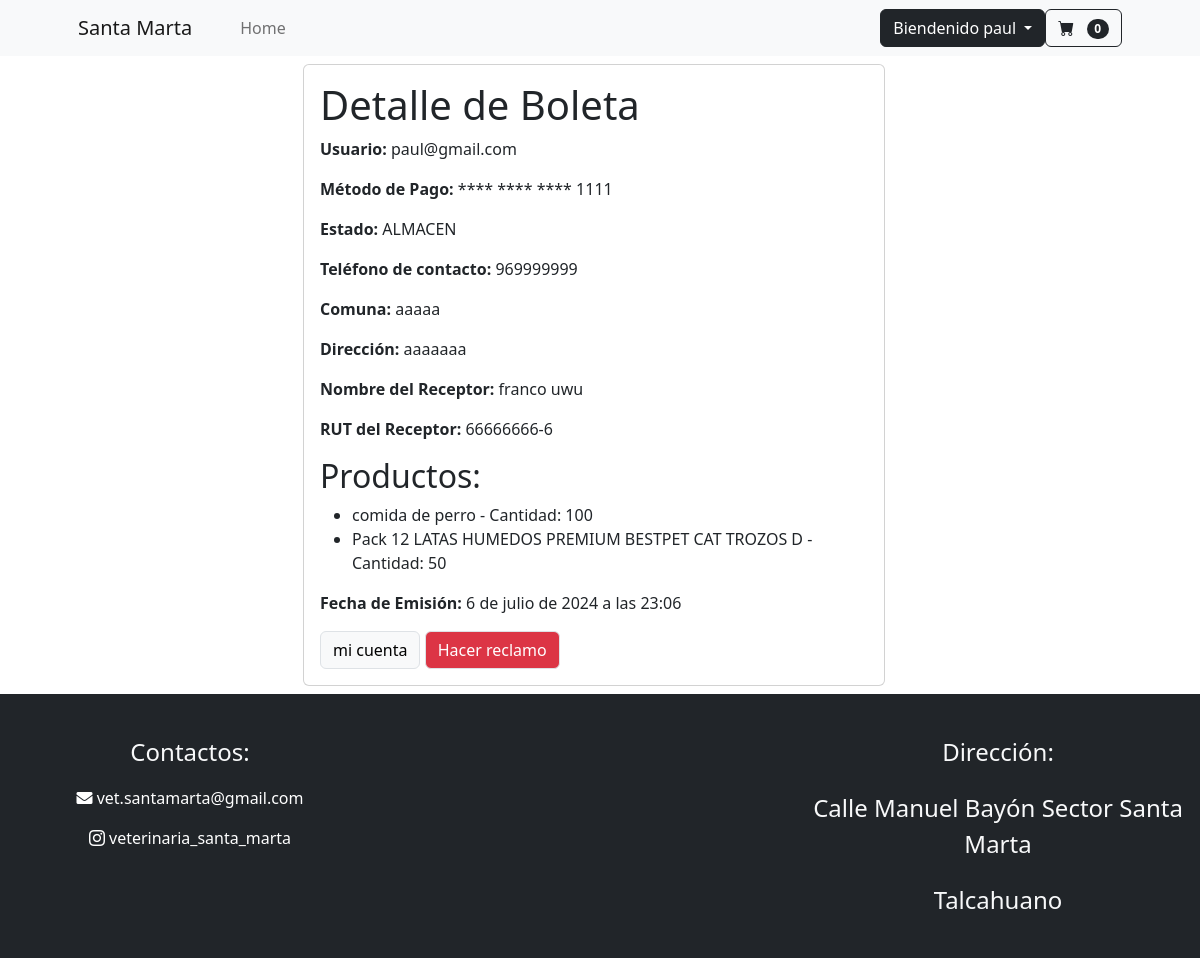
The app's page /ver_boleta/15 (signed in) with its own data.
### mi_web/models.py (models this page shows, shortened)
class Usuario(AbstractBaseUser,PermissionsMixin):
    run = models.CharField( "rut" ,max_length=10 ,primary_key=True )
    correo = models.EmailField("correo", max_length=150 , unique=True)
    nombre = models.CharField("nombre", max_length=50)
    apellido = models.CharField("apellido", max_length=50)
    telefono= models.CharField("telefono", max_length=9)
    comuna= models.CharField("comuna", max_length=50)
    direccion= models.CharField("direccion", max_length=50)
    is_staff = models.BooleanField("empleado",default=False)
    is_superuser = models.BooleanField("superuser",default=False)
    es_baneado = models.BooleanField("baneado", default=False)
    USERNAME_FIELD="correo"
    objects=Usuariomanager()
    REQUIRED_FIELDS=["run","nombre","apellido","telefono","comuna","direccion"]

class CarritoDeCompras(models.Model):
    user = models.OneToOneField(Usuario, on_delete=models.CASCADE )
    productos = models.ManyToManyField(producto, through='ItemCarrito')
    is_active = models.BooleanField(default=True)
    @property
    def cant(self):
        itens = ItemCarrito.objects.filter(carrito=self.pk)
        return len(itens)

class Boleta(models.Model):
    user = models.ForeignKey('Usuario', verbose_name=("Usuario") ,on_delete=models.DO_NOTHING)
    carritoDeCompra =  models.ForeignKey(CarritoDeCompras,verbose_name=("CarritoDeCompra") , on_delete=models.DO_NOTHING)
    metodoDePago = models.ForeignKey(Tarjeta , verbose_name=("Tarjeta") ,on_delete=models.DO_NOTHING)
    estado = models.CharField("estado",max_length=20, choices=ESTADO_ENVIO,default="ALMACEN")
    telefono2 = models.CharField("telefono2", max_length=9)
    comuna2 = models.CharField("comuna2", max_length=50)
    direccion2 = models.CharField("direccion2", max_length=50)
    fecha_emision = models.DateTimeField("fecha_emision",auto_now_add=True)
    rut_receptor = models.CharField("RUT del Receptor", max_length=12)
    nombre_receptor = models.CharField("Nombre del Receptor", max_length=100)

class Tarjeta(models.Model):
    uusuario=models.ForeignKey("mi_web.Usuario", verbose_name=("usuario"), on_delete=models.CASCADE , null=True)
    tarjeta_de_credito = models.IntegerField("numero tarjeta", unique=True)
    fecha_de_vencimiento = models.CharField("fecha vencimiento", max_length=50)
    codigo_de_seguridad = models.IntegerField("cv")
    def __str__(self):
        numero_str = str(self.tarjeta_de_credito)
        return f'**** **** **** {numero_str[-4:]}'

class ProductoBoleta(models.Model):
    boleta = models.ForeignKey(Boleta, on_delete=models.CASCADE)
    producto = models.CharField("producto",max_length=50)
    cantidad = models.PositiveIntegerField()

### mi_web/views.py (the view)
# urls.py: path('ver_boleta/<id>',login_required(views.ver_boleta),name='ver_boleta'),
@login_required
def ver_boleta(request,id):
    boleta = get_object_or_404(Boleta, id=id)
    productos_boleta = ProductoBoleta.objects.filter(boleta=boleta)
    datos = {
        "boleta": boleta,
        "productos_boleta": productos_boleta
    }
    return render(request,'vet/ver_boleta.html',datos)

### mi_web/context_processors.py (called while the page is built)
def carrito(request:HttpRequest):
    if request.user.is_authenticated:
        carito = CarritoDeCompras.objects.get(user=request.user)
        return {"carrito":carito}
    return {}

### mi_web/templates/vet/ver_boleta.html (shortened to what this page needs)
{% extends "vet/base_p.html" %}
{% load static %}
{% load crispy_forms_tags %}
{% block contenido %}
<div class="row justify-content-center">
    <div class="col-12 col-md-6 m-2">
        <div class="card text-start">
            <div class="card-body">
                <h1>Detalle de Boleta</h1>
                <p><strong>Usuario:</strong> {{ boleta.user }}</p>
                <p><strong>Método de Pago:</strong> {{ boleta.metodoDePago }}</p>
                <p><strong>Estado:</strong> {{ boleta.estado }}</p>
                <p><strong>Teléfono de contacto:</strong> {{ boleta.telefono2 }}</p>
                <p><strong>Comuna:</strong> {{ boleta.comuna2 }}</p>
                <p><strong>Dirección:</strong> {{ boleta.direccion2 }}</p>
                <p><strong>Nombre del Receptor:</strong> {{ boleta.nombre_receptor }}</p>
                <p><strong>RUT del Receptor:</strong> {{ boleta.rut_receptor }}</p>
                <h2>Productos:</h2>
                <ul>
                    {% for producto_boleta in productos_boleta %}
                        <li>{{ producto_boleta.producto }} - Cantidad: {{ producto_boleta.cantidad }}</li>
                    {% endfor %}
                </ul>
                <p><strong>Fecha de Emisión:</strong> {{ boleta.fecha_emision }}</p>
                <a href='{% url "mi_cuenta" user.correo%}' role='button' class="btn btn-light border">mi cuenta</a>
                <a href='{% url "Crear_reclamo" boleta.id %}' role='button' class="btn btn-danger border">Hacer reclamo</a>
            </div>
        </div>
    </div>
</div>
{% endblock contenido %}

### mi_web/templates/vet/base_p.html (shortened to what this page needs)
{% load static %}
<!DOCTYPE html>
<html lang="en">
    <head>
        <link href="https://cdn.jsdelivr.net/npm/bootstrap-icons@1.7.0/font/bootstrap-icons.css" rel="stylesheet">
        <link rel="stylesheet" href="https://cdnjs.cloudflare.com/ajax/libs/font-awesome/5.15.4/css/all.min.css">
        <link href="https://cdn.jsdelivr.net/npm/bootstrap@5.3.3/dist/css/bootstrap.min.css" rel="stylesheet">
        <link rel="stylesheet" href= "{% static 'vet/css/home.css' %}">
    </head>
    <body>
        <header class="sticky-top">
        <nav class="navbar navbar-expand-lg navbar-light bg-light ">
            <div class="container px-4 px-lg-5">
                <a class="navbar-brand" href="{% url "index" %}" >Santa Marta</a>
                <div class="collapse navbar-collapse" id="navbarSupportedContent">
                    <ul class="navbar-nav me-auto mb-2 mb-lg-0 ms-lg-4">
                        <li class="nav-item">
                            <a class="nav-link" aria-current="page" href=" {% url "index" %}">Home</a>
                        </li>
                    </ul>
                    <form class="d-flex">
                        <div class="dropdown">
                            <a class="btn btn-dark dropdown-toggle" role="button" data-bs-toggle="dropdown"
                                aria-expanded="false">
                                {% if request.user.is_authenticated %}
                                Biendenido {{user.nombre}}
                                {% else %}
                                Iniciar sesión
                                {% endif %}
                            </a>
                        </div>
                    </form>
                    <form class="d-flex">
                        <a href=" {% url "ver_carrito" %}" class="btn btn-outline-dark" type="submit">
                            <i class="bi-cart-fill me-1"></i>
                            <span class="badge bg-dark text-white ms-1 rounded-pill">{{carrito.cant}}</span>
                        </a>
                    </form>
                </div>
            </div>
        </nav>
        </header>
        <main>
            {% block contenido %}
            {% endblock contenido %}
        </main>
        <footer class="row  py-4 bg-dark text-center">
            <div class="col-md-4 col-sm-12">
                <p class="text-light pt-3 fs-4">Contactos:</p>
                <p>
                    <a href="mailto:vet.santamarta@gmail.com" class="boton" style="text-decoration: none; color: #ffffff;">
                        <i class="fas fa-envelope" aria-current="page" style="cursor: pointer;"></i> vet.santamarta@gmail.com
                    </a>
                </p>
                <p>
                    <a href="https://www.instagram.com/veterinaria_santa_marta/" target="_blank" class="boton" style="text-decoration: none; color: #ffffff;">
                        <i class="bi bi-instagram" aria-current="page" style="cursor: pointer;"></i> veterinaria_santa_marta
                    </a>
                </p>
            </div>
            <div class="col-md-4 col-sm-12 imgrid d-flex justify-content-center">
            </div>
            <div class="col-md-4 col-sm-12">
                <p class="text-light pt-3 fs-4"> Dirección: </p>
                <p class="text-light pt-1 fs-4"> Calle Manuel Bayón Sector Santa Marta</p>
                <p class="text-light pt-1 fs-4">Talcahuano</p>
            </div>
        </footer>
    </body>
</html>

### records on screen
Usuario: nombre "paul"
CarritoDeCompras: cant "0"
Boleta: user "paul@gmail.com", metodoDePago "**** **** **** 1111", estado "ALMACEN", telefono2 "969999999", comuna2 "aaaaa", direccion2 "aaaaaaa", nombre_receptor "franco uwu", rut_receptor "66666666-6", fecha_emision "6 de julio de 2024 a las 23:06"
ProductoBoleta: producto "comida de perro", cantidad "100"
ProductoBoleta: producto "Pack 12 LATAS HUMEDOS PREMIUM BESTPET CAT TROZOS D", cantidad "50"
